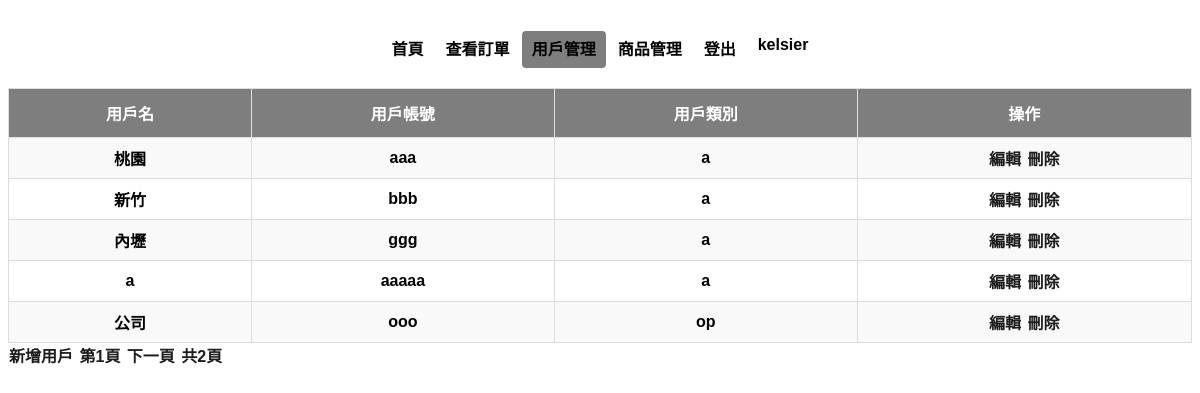
Page /op/userManage/ (signed in) on the committed database.
### base/models.py (models this page shows)
class ExtendedUser(models.Model):
    user = models.OneToOneField(User, on_delete=models.CASCADE)
    name = models.CharField(max_length=20)
    user_class = models.CharField(max_length=20)

### op/views.py (the view)
# urls.py: path("userManage/", UserManageView.as_view(), name='userManage'),
class UserManageView(LoginRequiredMixin, OpRequiredMixin, ListView):
    model = ExtendedUser
    template_name = 'userManage.html'
    context_object_name = 'users'
    paginate_by = 5
    def get_context_data(self, **kwargs):
        context = super().get_context_data(**kwargs)
        paginator = context['paginator']
        page_obj = context['page_obj']
        pages = {
            "pre": page_obj.previous_page_number() if page_obj.has_previous() else 1,
            "next": page_obj.next_page_number() if page_obj.has_next() else paginator.num_pages,
            "max": paginator.num_pages,
            "now": page_obj.number,
        }
        context['page'] = pages
        return context

### op/views.py (called while the page is built)
    def dispatch(self, request, *args, **kwargs):
        extended_user = ExtendedUser.objects.get(user=request.user)
        if extended_user.user_class != 'op':
            return HttpResponseForbidden("You do not have permission to access this page.")
        return super().dispatch(request, *args, **kwargs)

### template/userManage.html (shortened to what this page needs)
{%extends "bases/Base.html"%}
{% load static %}
{%block body%}
<div class="header">
    <header class="d-flex justify-content-center py-3">
        <ul class="nav nav-pills">
            <li class="nav-item"><a href="/op/" class="nav-link" aria-current="page">首頁</a></li>
            <li class="nav-item"><a href="/op/check/" class="nav-link">查看訂單</a></li>
            <li class="nav-item"><a href="/op/userManage/?page=1" class="nav-link active">用戶管理</a></li>
            <li class="nav-item"><a href="/op/productManage/" class="nav-link">商品管理</a></li>
            <li class="nav-item"><a href="/logout/" class="nav-link">登出</a></li>
            <li class="nav-item"><a href="/logout/" class="nav-link">{{ user.username }}</a></li>
        </ul>
    </header>
</div>
<div>
    <table>
        <tr>
            <th>用戶名</th>
            <th>用戶帳號</th>
            <th>用戶類別</th>
            <th>操作</th>
        </tr>
        {%for user in users%}
            <tr class="trs {{item.category}}">
                <td>{{user.name}}</td>
                <td>{{user.user.username}}</td>
                <td>{{user.user_class}}</td>
                <td>
                    <a href="edit/?userId={{user.user.id}}">編輯</a>
                    <a href="delete/?userId={{user.user.id}}">刪除</a>
                </td>
            </tr>
        {%endfor%}
    </table>
</div>
<a href="regist/">新增用戶</a>
<a>第{{page.now}}頁</a>
{% if page.next != page.now %}
<a href="/op/userManage/?page={{page.next}}">下一頁</a>
{%endif%}
<a>共{{page.max}}頁</a>
{%endblock%}

### static/css/setting.css (style rules this page uses)
body { background-color: rgb(255, 255, 255); font-family: '微軟正黑體', 'Arial', sans-serif; font-weight: bold; color: rgb(0, 0, 0); overflow-y:scroll; }
.header a { color: rgb(0, 0, 0); }
.header a.nav-link.active { color: rgb(0, 0, 0); background-color: #00000081; }
header { text-align: center; display: grid; align-items: center; background-color: #ffffff; height: 80px; }
ul { text-align: center; list-style-type: none; padding: 0; margin: 0; display: flex; }
header .nav { display: flex; justify-self: center; }
table { width: 100%; border-collapse: collapse; }
th, td { border: 1px solid #ddd; padding: 8px; text-align: center; }
th { background-color: #f2f2f2; text-align: center; }
tr:nth-child(even) { background-color: #f9f9f9; }
th { padding-top: 12px; padding-bottom: 12px; background-color: #00000081; color: white; }
a { text-decoration: none; color: #1e1d1d; margin: 0 1px; border-radius: 4px; transition: all 0.3s ease; font-family: '微軟正黑體', 'Arial', sans-serif; font-weight: bold; }
.nav-link { text-decoration: none; color: #1e1d1d; padding: 10px 10px; margin: 0 1px; border-radius: 4px; transition: all 0.3s ease; font-family: '微軟正黑體', 'Arial', sans-serif; font-weight: bold; }

### rows in the picture
ExtendedUser: name "桃園", user.username "aaa", user_class "a"
ExtendedUser: name "新竹", user.username "bbb", user_class "a"
ExtendedUser: name "內壢", user.username "ggg", user_class "a"
ExtendedUser: name "a", user.username "aaaaa", user_class "a"
ExtendedUser: name "公司", user.username "ooo", user_class "op"

### other values in the picture
{{ user.username }} "kelsier"
{{ page.now }} "1"
{{ page.max }} "2"
